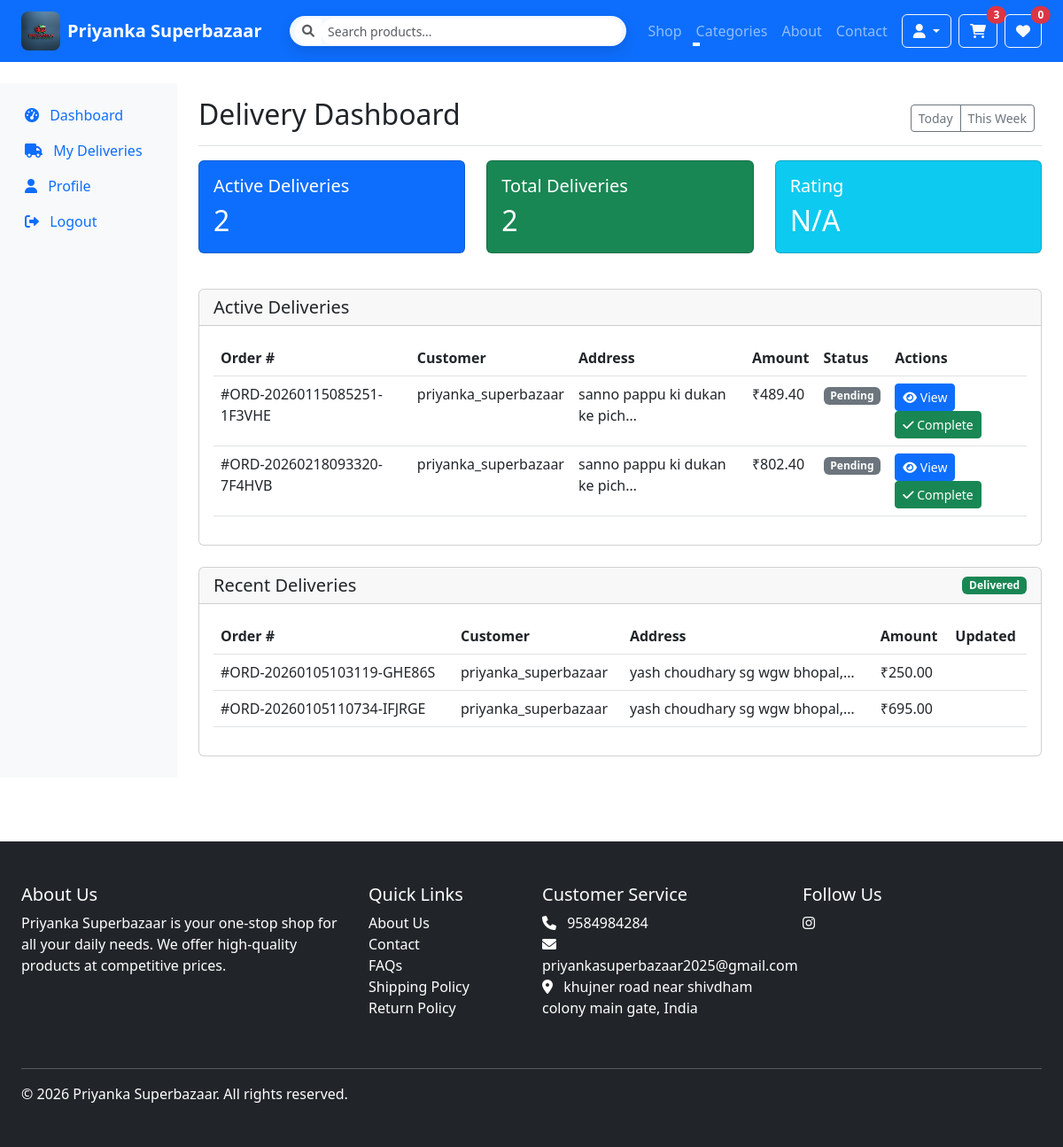
The app's page /delivery/dashboard/ (signed in), older data.
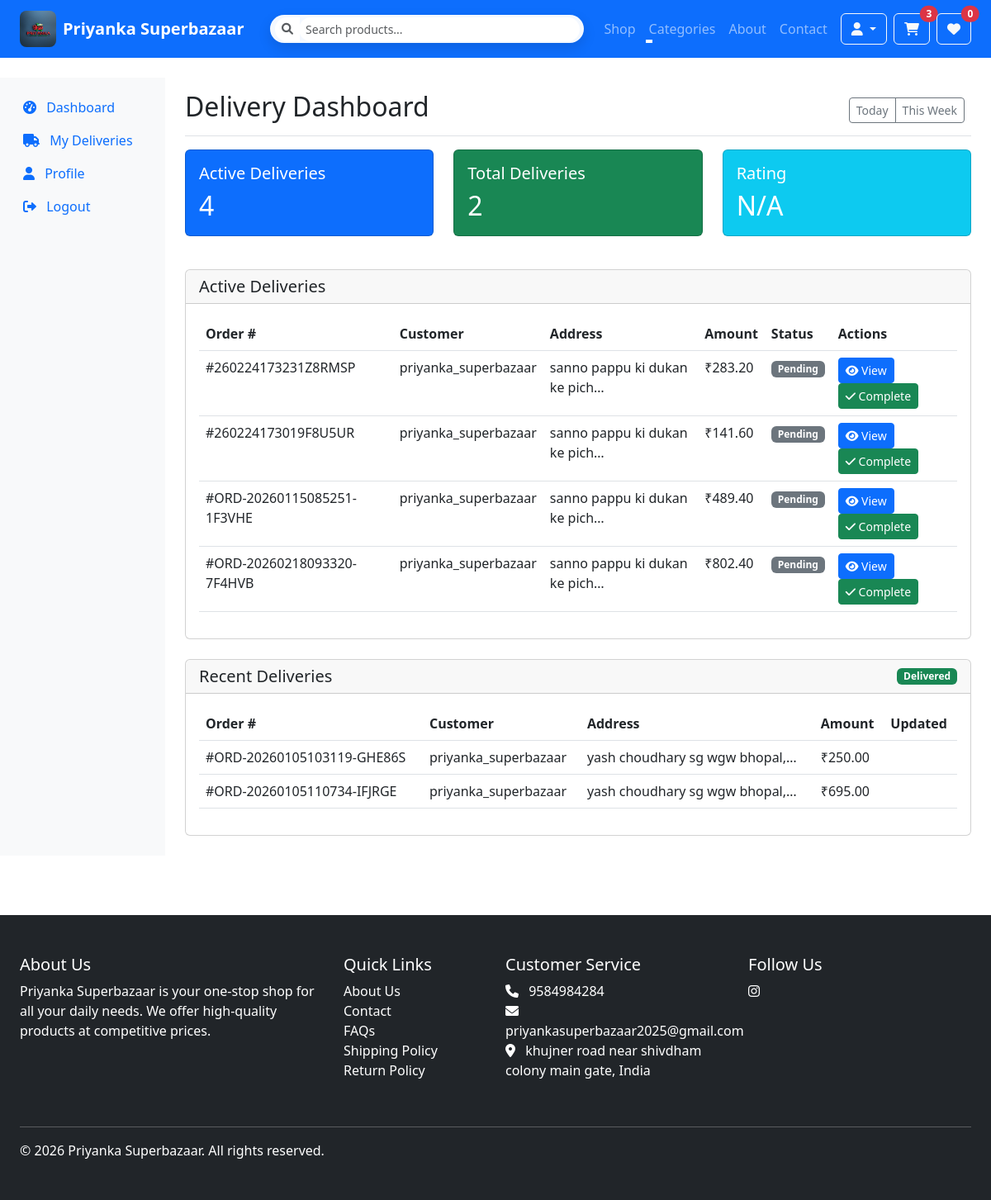
The same page, newer data.
### store/models.py (models this page shows, shortened)
class Order(TimeStampedModel):
    STATUS_PENDING = 'pending'
    STATUS_PROCESSING = 'processing'
    STATUS_SHIPPED = 'shipped'
    STATUS_DELIVERED = 'delivered'
    STATUS_CANCELLED = 'cancelled'
    STATUS_REFUNDED = 'refunded'
    STATUS_CHOICES = [
        (STATUS_PENDING, _('Pending')),
        (STATUS_PROCESSING, _('Processing')),
        (STATUS_SHIPPED, _('Shipped')),
        (STATUS_DELIVERED, _('Delivered')),
        (STATUS_CANCELLED, _('Cancelled')),
        (STATUS_REFUNDED, _('Refunded')),
    ]
    PAYMENT_STATUS_PENDING = 'pending'
    PAYMENT_STATUS_PAID = 'paid'
    PAYMENT_STATUS_FAILED = 'failed'
    PAYMENT_STATUS_REFUNDED = 'refunded'
    PAYMENT_STATUS_PARTIALLY_REFUNDED = 'partially_refunded'
    PAYMENT_STATUS_CHOICES = [
        (PAYMENT_STATUS_PENDING, _('Pending')),
        (PAYMENT_STATUS_PAID, _('Paid')),
        (PAYMENT_STATUS_FAILED, _('Failed')),
        (PAYMENT_STATUS_REFUNDED, _('Refunded')),
        (PAYMENT_STATUS_PARTIALLY_REFUNDED, _('Partially Refunded')),
    ]
    PAYMENT_METHOD_COD = 'cod'
    PAYMENT_METHOD_STRIPE = 'stripe'
    PAYMENT_METHOD_PAYPAL = 'paypal'
    PAYMENT_METHOD_CHOICES = [
        (PAYMENT_METHOD_COD, _('Cash on Delivery')),
        (PAYMENT_METHOD_STRIPE, _('Credit/Debit Card (Stripe)')),
        (PAYMENT_METHOD_PAYPAL, _('PayPal')),
    ]
    order_number = models.CharField(
        _('order number'),
        max_length=20,
        unique=True,
        editable=False
    )
    user = models.ForeignKey(
        settings.AUTH_USER_MODEL,
        on_delete=models.SET_NULL,
        null=True,
        related_name='orders',
        verbose_name=_('user')
    )
    status = models.CharField(
        _('status'),
        max_length=20,
        choices=STATUS_CHOICES,
        default=STATUS_PENDING
    )
    payment_status = models.CharField(
        _('payment status'),
        max_length=20,
        choices=PAYMENT_STATUS_CHOICES,
        default=PAYMENT_STATUS_PENDING
    )
    payment_method = models.CharField(
        _('payment method'),
        max_length=20,
        choices=PAYMENT_METHOD_CHOICES,
        default=PAYMENT_METHOD_STRIPE
    )
    payment_id = models.CharField(
        _('payment ID'),
        max_length=100,
        blank=True,
        help_text=_('Payment processor transaction ID')
    )
    subtotal = models.DecimalField(
        _('subtotal'),
        max_digits=10,
        decimal_places=2,
        default=0
    )
    tax_amount = models.DecimalField(
        _('tax amount'),
        max_digits=10,
        decimal_places=2,
        default=0
    )
    shipping_cost = models.DecimalField(
        _('shipping cost'),
        max_digits=10,
        decimal_places=2,
        default=0
    )
    delivery_boy = models.ForeignKey(
        'DeliveryBoy',
        on_delete=models.SET_NULL,
        null=True,
        blank=True,
        related_name='delivery_orders',
        verbose_name=_('delivery boy')
    )
    discount_amount = models.DecimalField(
        _('discount amount'),
        max_digits=10,
        decimal_places=2,
        default=0
    )
    total = models.DecimalField(
        _('total'),
        max_digits=10,
        decimal_places=2,
        default=0
    )
    promo_code = models.ForeignKey(
        PromoCode,
        on_delete=models.SET_NULL,
        null=True,
        blank=True,
        related_name='orders',
        verbose_name=_('promo code')
    )
    billing_address = models.ForeignKey(
        Address,
        on_delete=models.SET_NULL,
        null=True,
        related_name='billing_orders',
        verbose_name=_('billing address')
    )
    shipping_address = models.ForeignKey(
        Address,
        on_delete=models.SET_NULL,
        null=True,
        related_name='shipping_orders',
        verbose_name=_('shipping address')
    )
    customer_note = models.TextField(_('customer note'), blank=True)
    ip_address = models.GenericIPAddressField(_('IP address'), null=True, blank=True)
    class Meta:
        verbose_name = _('order')
        verbose_name_plural = _('orders')
        ordering = ('-created',)
        indexes = [
            models.Index(fields=['order_number'], name='order_number_idx'),
            models.Index(fields=['status', 'payment_status'], name='order_status_idx'),
            models.Index(fields=['created'], name='order_created_idx'),
        ]

class Address(TimeStampedModel):
    ADDRESS_TYPE_CHOICES = [
        ('billing', _('Billing')),
        ('shipping', _('Shipping')),
    ]
    user = models.ForeignKey(
        settings.AUTH_USER_MODEL,
        on_delete=models.CASCADE,
        related_name='addresses',
        verbose_name=_('user')
    )
    address_type = models.CharField(
        _('address type'),
        max_length=10,
        choices=ADDRESS_TYPE_CHOICES
    )
    full_name = models.CharField(_('full name'), max_length=100)
    phone = models.CharField(_('phone number'), max_length=20)
    address_line_1 = models.CharField(_('address line 1'), max_length=255)
    address_line_2 = models.CharField(_('address line 2'), max_length=255, blank=True)
    city = models.CharField(_('city'), max_length=100)
    state = models.CharField(_('state/province/region'), max_length=100)
    postal_code = models.CharField(_('postal code'), max_length=20)
    country = models.CharField(_('country'), max_length=100)
    is_default = models.BooleanField(_('default address'), default=False)
    class Meta:
        verbose_name = _('address')
        verbose_name_plural = _('addresses')
        ordering = ('-is_default', '-created')
        indexes = [
            models.Index(fields=['user', 'address_type'], name='user_address_type_idx'),
        ]
    def get_full_address(self):
        parts = [
            self.full_name,
            self.address_line_1,
            self.address_line_2,
            f"{self.city}, {self.state} {self.postal_code}",
            self.country,
            f"Phone: {self.phone}"
        ]
        return '\n'.join(filter(None, parts))

### store/views.py (the view)
# urls.py: path('delivery/dashboard/', views.delivery_dashboard, name='delivery_dashboard'),
def delivery_dashboard(request):
    if not request.user.is_authenticated or not hasattr(request.user, 'delivery_profile'):
        return redirect('store:delivery_login')
    delivery_boy = request.user.delivery_profile
    active_orders = delivery_boy.get_active_orders()
    recent_deliveries = delivery_boy.delivery_orders.filter(status=Order.STATUS_DELIVERED).order_by('-modified')[:10]
    return render(request, 'store/delivery/dashboard.html', {
        'delivery_boy': delivery_boy,
        'active_orders': active_orders,
        'recent_deliveries': recent_deliveries,
    })

### store/context_processors.py (called while the page is built, shortened)
def catalog(request):
    categories = Category.objects.all().order_by('name')
    site_settings = SiteSettings.load()
    cart_items_count = 0
    wishlist_items_count = 0
    try:
        if request.user.is_authenticated:
            wishlist_items_count = Wishlist.objects.filter(user=request.user).count()
    except Exception:
        wishlist_items_count = 0
    try:
        cart_qs = Cart.objects.all()
        if request.user.is_authenticated:
            cart_qs = cart_qs.filter(user=request.user)
        cart = cart_qs.first()
        if cart:
            cart_items_count = cart.get_total_quantity()
    except Exception:
        cart_items_count = 0
    return {
        "categories": categories,
        "cart_items_count": cart_items_count,
        "wishlist_items_count": wishlist_items_count,
        "site_settings": site_settings,
    }

### store/models.py (called while the page is built)
    def get_absolute_url(self):
        return reverse('store:product_list_by_category', args=[self.slug])

    def get_total_quantity(self):
        return sum(item.quantity for item in self.items.all())

    @classmethod
    def load(cls):
        obj, created = cls.objects.get_or_create(pk=1)
        return obj

### store/templates/store/delivery/dashboard.html (shortened to what the changed rows need)
{% extends 'base/base.html' %}
{% block content %}
<div class="container-fluid py-4">
    <div class="row">
        <main class="col-md-9 ms-sm-auto col-lg-10 px-md-4">
            <div class="d-flex justify-content-between flex-wrap flex-md-nowrap align-items-center pt-3 pb-2 mb-3 border-bottom">
                <h1 class="h2">Delivery Dashboard</h1>
            </div>
            <div class="row mb-4">
                <div class="col-md-4 mb-3">
                    <div class="card text-white bg-primary">
                        <div class="card-body">
                            <h5 class="card-title">Active Deliveries</h5>
                            <h2 class="mb-0">{{ active_orders|length }}</h2>
                        </div>
                    </div>
                </div>
                <div class="col-md-4 mb-3">
                    <div class="card text-white bg-success">
                        <div class="card-body">
                            <h2 class="mb-0">{{ delivery_boy.total_deliveries }}</h2>
                        </div>
                    </div>
                </div>
                <div class="col-md-4 mb-3">
                    <div class="card text-white bg-info">
                        <div class="card-body">
                            <h2 class="mb-0">
                                {% if delivery_boy.average_rating %}
                                    {{ delivery_boy.average_rating|floatformat:1 }} <small>/ 5.0</small>
                                {% else %}
                                    N/A
                                {% endif %}
                            </h2>
                        </div>
                    </div>
                </div>
            </div>
            <div class="card mb-4">
                <div class="card-body">
                    {% if active_orders %}
                        <div class="table-responsive">
                            <table class="table table-hover">
                                <thead>
                                    <tr>
                                        <th>Order #</th>
                                        <th>Customer</th>
                                        <th>Address</th>
                                        <th>Amount</th>
                                        <th>Status</th>
                                        <th>Actions</th>
                                    </tr>
                                </thead>
                                <tbody>
                                    {% for order in active_orders %}
                                    <tr>
                                        <td>#{{ order.order_number }}</td>
                                        <td>
                                            {% if order.user %}
                                                {{ order.user.get_full_name|default:order.user.username }}
                                            {% else %}
                                                Guest
                                            {% endif %}
                                        </td>
                                        <td>
                                            {% if order.shipping_address %}
                                                {{ order.shipping_address.get_full_address|truncatechars:30 }}
                                            {% else %}
                                                -
                                            {% endif %}
                                        </td>
                                        <td>₹{{ order.total }}</td>
                                        <td>
                                            <span class="badge
                                                {% if order.status == 'pending' %}bg-secondary
                                                {% elif order.status == 'processing' %}bg-warning
                                                {% elif order.status == 'shipped' %}bg-info
                                                {% elif order.status == 'delivered' %}bg-success
                                                {% else %}bg-secondary{% endif %}">
                                                {{ order.get_status_display }}
                                            </span>
                                        </td>
                                        <td>
                                            <a href="{% url 'store:delivery_order_detail' order_number=order.order_number %}" class="btn btn-sm btn-primary">
                                                <i class="fas fa-eye"></i> View
                                            </a>
                                            <form method="post" action="{% url 'store:delivery_order_update' order_number=order.order_number %}" style="display:inline-block;">
                                                <button type="submit" class="btn btn-sm btn-success">
                                                    <i class="fas fa-check"></i> Complete
                                                </button>
                                            </form>
                                        </td>
                                    </tr>
                                    {% endfor %}
                                </tbody>
                            </table>
                        </div>
                    {% else %}
                        <div class="text-center py-4">
                            <i class="fas fa-box-open fa-3x text-muted mb-3"></i>
                            <p class="text-muted">No active deliveries at the moment.</p>
                        </div>
                    {% endif %}
                </div>
            </div>
            <div class="card mb-4">
                <div class="card-body">
                    {% if recent_deliveries %}
                        <div class="table-responsive">
                            <table class="table table-hover">
                                <thead>
                                    <tr>
                                        <th>Order #</th>
                                        <th>Customer</th>
                                        <th>Address</th>
                                        <th>Amount</th>
                                        <th>Updated</th>
                                    </tr>
                                </thead>
                                <tbody>
                                    {% for order in recent_deliveries %}
                                    <tr>
                                        <td>#{{ order.order_number }}</td>
                                        <td>
                                            {% if order.user %}
                                                {{ order.user.get_full_name|default:order.user.username }}
                                            {% else %}
                                                Guest
                                            {% endif %}
                                        </td>
                                        <td>
                                            {% if order.shipping_address %}
                                                {{ order.shipping_address.get_full_address|truncatechars:30 }}
                                            {% else %}-{% endif %}
                                        </td>
                                        <td>₹{{ order.total }}</td>
                                        <td>{{ order.updated_at|date:'M d, Y H:i' }}</td>
                                    </tr>
                                    {% endfor %}
                                </tbody>
                            </table>
                        </div>
                    {% else %}
                        <p class="text-muted mb-0">No recent deliveries.</p>
                    {% endif %}
                </div>
            </div>
        </main>
    </div>
</div>
{% endblock %}

Row changes from the older to the newer data that the page shows:
added Order: order_number "260224173231Z8RMSP", user.get_full_name "priyanka_superbazaar", shipping_address.get_full_address "sanno pappu ki dukan ke pich…", total "283.20", status "Pending", shown under "Active Deliveries"
added Order: order_number "260224173019F8U5UR", user.get_full_name "priyanka_superbazaar", shipping_address.get_full_address "sanno pappu ki dukan ke pich…", total "141.60", status "Pending", shown under "Active Deliveries"
Text that changed along with them:
{{ active_orders|length }}: "2" → "4"
